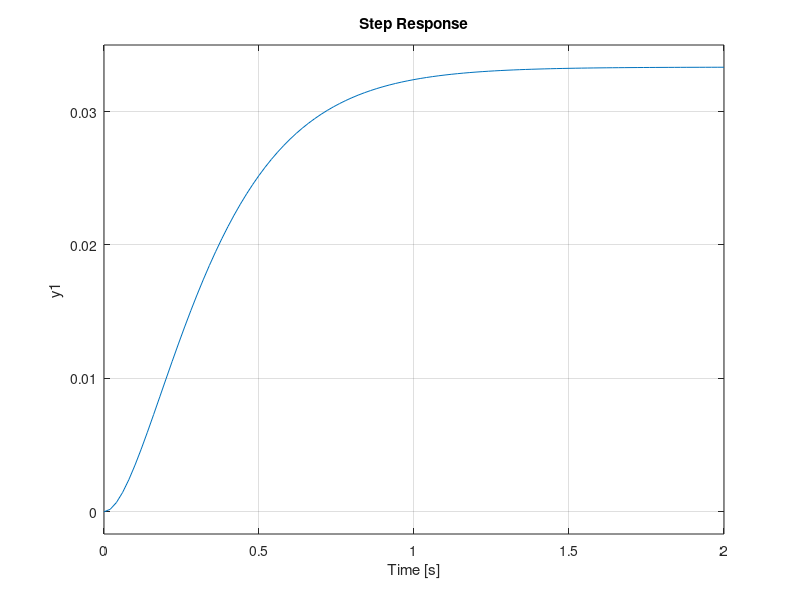

This chart was generated by the following MATLAB code: (Note: this script raises an error after producing the figure.)
%workinhg with state_space

A = [0 1; -2 -3];
B = [0; 1];
C = [1 0];

con_t = ctrb( A ,B)
rank_con =  rank(con_t)
rank(B)
if rank_con == size(A,1)
    disp("Controllable")
else 
    disp("not controllable")
end

kb = place(A ,B,[-5,-6])%setting the poles 
 %Creating a closed loo equation

 Acl = A - B*kb

 sys = ss(Acl , +B , C ,0)

 step(sys);

 %Coverting the ss to tf 

[num , den]= ss2tf(A,B,C,0)

 real_val = tf(num , den)

 %Getting the state or everything aboutthe system 

 ord = stepinfo(real_val)
